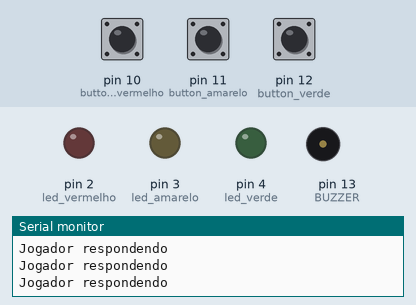
Simulated run of this sketch. Board: Arduino Uno, built with avr-gcc and run on an emulated ATmega328P. Shown: output pins drawn as LEDs (lit = HIGH), buzzer (waves = sounding), the last lines printed to the serial monitor. Dashed ring = blinking. The test bench sets the inputs (shaded band); at power-on: pin 10 (button_vermelho) HIGH, pin 11 (button_amarelo) HIGH, pin 12 (button_verde) HIGH. Random numbers use the default seed unless the sketch sets one.

Above: at 3.8 s.
3.9 s: pin 10 (button_vermelho) pulled LOW for 0.65 s
At 4.6 s:
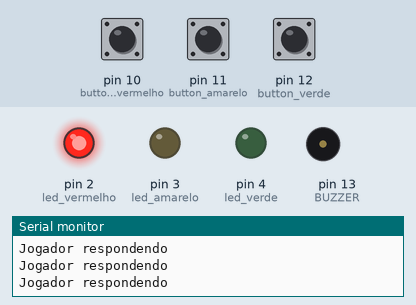
At 6.12 s:
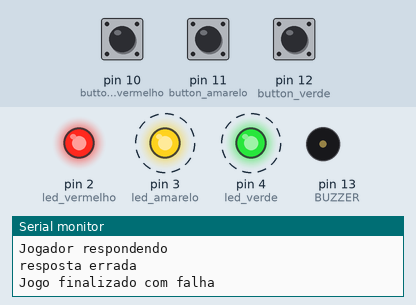
Timing chart, 0 to 13.5 s (numbered marks = the images above; inputs shaded):
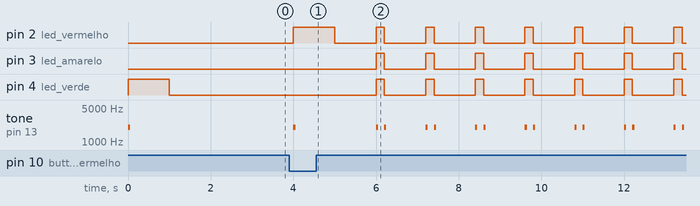

Measured:
- after the input at 3.9 s, pin 2 (led_vermelho): LOW → HIGH after 0.10 s, then repeats every 1.2 s: LOW 1.0 s, HIGH 0.20 s; pin 3 (led_amarelo): alternates HIGH for 0.20 s and LOW for 1.0 s, starting after 2.1 s

The sketch:

genios_2_0.ino
```cpp
#define led_vermelho 2
#define led_amarelo 3
#define led_verde 4
#define indefinido -1

#define button_vermelho 10
#define button_amarelo 11
#define button_verde 12

#define um_segundo 1000
#define meio_segundo 500

#define tamanho_sequencia 10

#define BUZZER 13

int sequencia_luzes [tamanho_sequencia];
int rodada = 0;
int leds_respondidos = 0;

enum Estados {
  pronto_para_prox_rodada,
  usuario_respondendo,
  jogo_finalizado_sucesso,
  jogo_finalizado_falha

};
//------------------------------------------------------------------------------------------------------------------------------------------------------


void setup() {
  Serial.begin(9600);
  inicia_portas();
  inicia_jogo();

}

void loop() {
  switch (estado_atual()){
    case pronto_para_prox_rodada:
      Serial.println("Pronto para proxima rodada");
      prepara_nova_rodada();
      break;
    case usuario_respondendo:
      Serial.println("Jogador respondendo");
      processa_resposta_usuario();
      break;
    case jogo_finalizado_sucesso:
      Serial.println("Jogo finalizado com sucesso");
      jogoFinalizadoSucesso ();
      break;
    case jogo_finalizado_falha:
      Serial.println("Jogo finalizado com falha");
      jogoFinalizadoFalha();
      break;

  }
  delay (meio_segundo);
}

//------------------------------------------------------------------------------------------------------------------------------------------------------

void prepara_nova_rodada(){
  rodada++;
  leds_respondidos = 0;
  if (rodada <= tamanho_sequencia){
    toca_leds_rodada();
  }
}

void processa_resposta_usuario(){
  int resposta = checaRespostaJogador();

  if(resposta == indefinido){
    return;
  }

  if (resposta == sequencia_luzes[leds_respondidos]){
  leds_respondidos++;
  }else{
    Serial.println("resposta errada");
    rodada = tamanho_sequencia +2;
  }
}

int estado_atual(){
  if (rodada <= tamanho_sequencia){
    if (leds_respondidos == rodada){
      return pronto_para_prox_rodada;
    }else{
      return usuario_respondendo;
    }
  }else if(rodada == tamanho_sequencia +1){
    return jogo_finalizado_sucesso;
  }else{
    return jogo_finalizado_falha;
  }
}
void inicia_jogo(){
  int jogo = analogRead(0);//porta analogica 0 vai ler tensão dor ar aleatória e gerar um número
  randomSeed (jogo);
  for (int indicie = 0; indicie < tamanho_sequencia; indicie ++){
    sequencia_luzes [indicie]= sorteia_cor();
  }
}

int sorteia_cor(){
  return random (led_vermelho, led_verde + 1);
}

void toca_leds_rodada(){
  for(int indice = 0; indice < rodada; indice++){
    pisca_led(sequencia_luzes[indice]);
  }

}

void inicia_portas(){

  pinMode (led_vermelho, OUTPUT);
  pinMode (led_amarelo, OUTPUT);
  pinMode (led_verde, OUTPUT);

  pinMode (button_vermelho, INPUT_PULLUP); //PULLUP faz um jumper do 5v até o botão com uma resistencia de 10k
  pinMode (button_amarelo, INPUT_PULLUP);
  pinMode (button_verde, INPUT_PULLUP);

  pinMode (BUZZER, OUTPUT);
}

void tocaSom(int frequencia) {
  tone(BUZZER, frequencia, 50);
}

int checaRespostaJogador() {

  if (digitalRead(button_vermelho) == LOW){
    return pisca_led (led_vermelho);
  }
  if (digitalRead(button_amarelo) == LOW){
    return pisca_led(led_amarelo);
  }
  if (digitalRead(button_verde) == LOW){
    return pisca_led(led_verde);
  }
  return indefinido;
}

int pisca_led (int portaLed) {

  tocaSom(2000);

  digitalWrite(portaLed, HIGH);
  delay (um_segundo);
  digitalWrite(portaLed, LOW);
  delay (meio_segundo);
  return portaLed;
}

int pisca_led_sucesso (int portaLedSucesso) {

  digitalWrite(portaLedSucesso, HIGH);
  delay(meio_segundo);
  digitalWrite(portaLedSucesso, LOW);
  //delay(meio_segundo);
  return portaLedSucesso;
}

void jogoFinalizadoSucesso () {

  tocaSom(2000);
  pisca_led_sucesso(led_vermelho);
  tocaSom(2000);
  pisca_led_sucesso(led_amarelo);
  tocaSom(2000);
  pisca_led_sucesso(led_verde);
  tocaSom(2000);

}

void jogoFinalizadoFalha (){
  digitalWrite(led_vermelho, HIGH);
  tocaSom(2000);
  digitalWrite(led_amarelo, HIGH);
  tocaSom(2000);
  digitalWrite(led_verde, HIGH);
  tocaSom(2000);
  delay(200);
  digitalWrite(led_vermelho, LOW);
  tocaSom(2000);
  digitalWrite(led_amarelo, LOW);
  tocaSom(2000);
  digitalWrite(led_verde, LOW);
  tocaSom(2000);
  delay(500);

}

 
```
